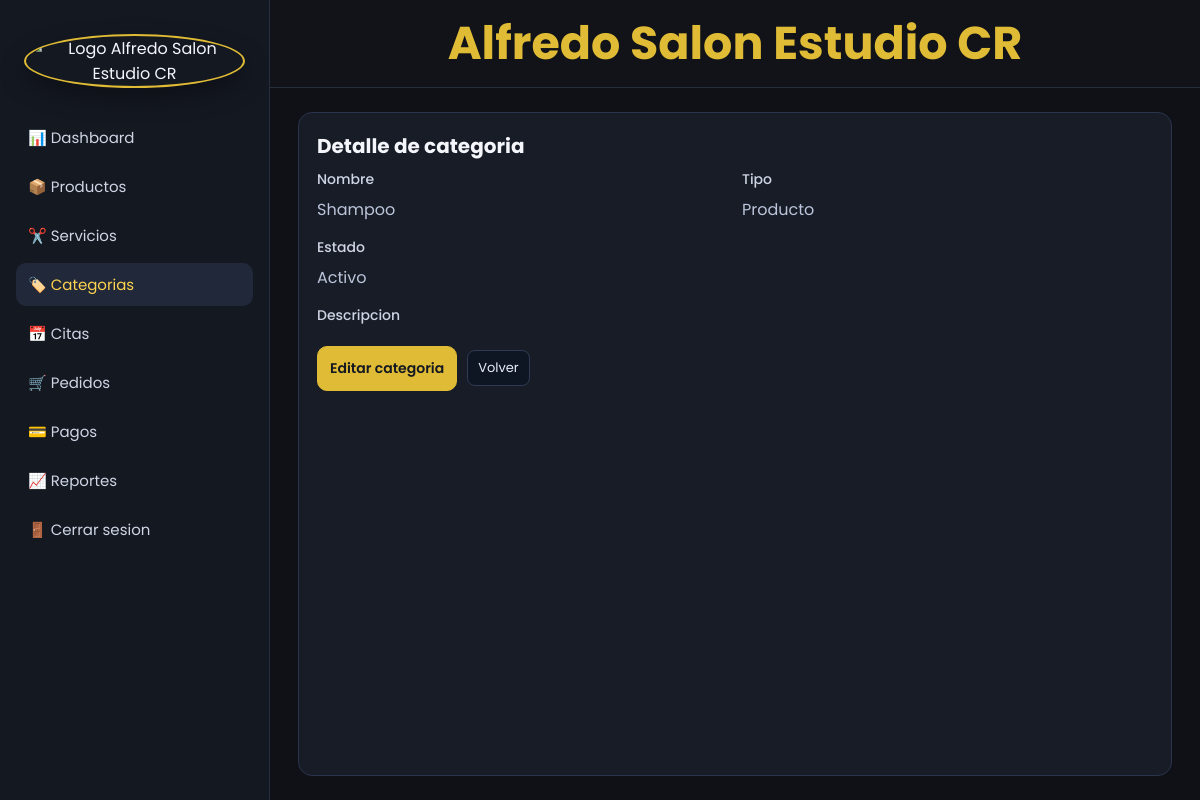
The app's page /Admin/categorias/ver.php?id=1 (signed in) with its own data.
### tables this page shows
CREATE TABLE categorias(
 id_categoria INT AUTO_INCREMENT PRIMARY KEY,
 nombre VARCHAR(100) NOT NULL,
 descripcion TEXT,
 tipo ENUM('Producto','Servicio','Ambos') DEFAULT 'Producto',
 estado ENUM('Activo','Inactivo') DEFAULT 'Activo'
);

### Admin/categorias/_data.php (called while the page is built, shortened)
<?php
function categorias_data_file(): string
{
    return __DIR__ . '/categorias_data.json';
}
function categorias_ensure_columns(PDO $pdo): void
{
    $stmtTipo = $pdo->query("SELECT COUNT(*) AS total FROM information_schema.columns WHERE table_schema = DATABASE() AND table_name = 'categorias' AND column_name = 'tipo'");
    $tieneTipo = (int)(($stmtTipo ? $stmtTipo->fetch() : ['total' => 0])['total'] ?? 0) > 0;
    $stmtEstado = $pdo->query("SELECT COUNT(*) AS total FROM information_schema.columns WHERE table_schema = DATABASE() AND table_name = 'categorias' AND column_name = 'estado'");
    $tieneEstado = (int)(($stmtEstado ? $stmtEstado->fetch() : ['total' => 0])['total'] ?? 0) > 0;
}
function categorias_cargar_desde_db(): array
{
    $pdo = obtenerConexionSalon();
    try {
        categorias_ensure_columns($pdo);
        $stmt = $pdo->query('SELECT id_categoria, nombre, descripcion, tipo, estado FROM categorias ORDER BY id_categoria ASC');
        $filas = $stmt ? $stmt->fetchAll() : [];
        $categorias = [];
        foreach ($filas as $fila) {
            $categorias[] = [
                'id' => (int)($fila['id_categoria'] ?? 0),
                'nombre' => (string)($fila['nombre'] ?? ''),
                'descripcion' => (string)($fila['descripcion'] ?? ''),
                'tipo' => (string)($fila['tipo'] ?? 'Producto'),
                'estado' => (string)($fila['estado'] ?? 'Activo'),
            ];
        }
        return $categorias;
    } catch (Throwable $e) {
        return [];
    }
}
function categorias_cargar(): array
{
    $categorias = categorias_cargar_desde_db();
    if ($categorias) {
        return $categorias;
    }
    $archivo = categorias_data_file();
    $json = json_decode(file_get_contents($archivo) ?: '[]', true);
    return array_values($json);
}
function categorias_buscar_por_id(int $id): ?array
{
    foreach (categorias_cargar() as $categoria) {
        if ((int)($categoria['id'] ?? 0) === $id) {
            return $categoria;
        }
    }
    return null;
}
$categoriasData = categorias_cargar();

### Admin/categorias/ver.php (the view, shortened to what this page needs)
<?php
require_once __DIR__ . '/_data.php';
$id = isset($_GET['id']) ? (int)$_GET['id'] : 0;
$categoria = categorias_buscar_por_id($id);
include(__DIR__ . '/../Includes/header.php');
?>
<div class="admin-layout">
    <?php include(__DIR__ . '/../Includes/sidebar.php'); ?>
    <main class="admin-main">
        <?php include(__DIR__ . '/../Includes/topbar.php'); ?>
        <section class="admin-content">
            <section class="admin-panel">
                <h2>Detalle de categoria</h2>
                <div class="admin-form-grid">
                    <div class="admin-field">
                        <label>Nombre</label>
                        <p><?php echo htmlspecialchars($categoria['nombre'] ?? '', ENT_QUOTES, 'UTF-8'); ?></p>
                    </div>
                    <div class="admin-field">
                        <label>Tipo</label>
                        <p><?php echo htmlspecialchars($categoria['tipo'] ?? '', ENT_QUOTES, 'UTF-8'); ?></p>
                    </div>
                    <div class="admin-field">
                        <label>Estado</label>
                        <p><?php echo htmlspecialchars($categoria['estado'] ?? '', ENT_QUOTES, 'UTF-8'); ?></p>
                    </div>
                    <div class="admin-field" style="grid-column: 1 / -1;">
                        <label>Descripcion</label>
                    </div>
                </div>
                <div class="admin-actions-row" style="margin-top: 14px;">
                    <a href="editar.php?id=<?php echo (int)($categoria['id'] ?? 0); ?>" class="admin-btn">Editar categoria</a>
                    <a href="listar.php" class="admin-action">Volver</a>
                </div>
            </section>
        </section>
    </main>
</div>
<?php include(__DIR__ . '/../Includes/footer.php'); ?>

### Assets/css/admin.css (style rules this page uses)
* { margin: 0; padding: 0; box-sizing: border-box; }
body { font-family: 'Poppins', sans-serif; background: #0f1116; color: #f4f6fb; }
.admin-layout { min-height: 100vh; display: grid; grid-template-columns: 270px 1fr; }
.admin-main { display: grid; grid-template-rows: auto 1fr; min-width: 0; }
.admin-content { padding: 24px 28px; display: grid; gap: 18px; }
.admin-panel { background: #171c27; border: 1px solid #2a344a; border-radius: 14px; padding: 18px; }
.admin-panel h2 { font-size: 20px; margin-bottom: 8px; }
.admin-panel p { color: #bcc5da; line-height: 1.7; }
.admin-btn, .admin-input, .admin-select { border-radius: 10px; border: 1px solid #2f3a54; font-size: 14px; font-family: 'Poppins', sans-serif; padding: 11px 12px; background: #101723; color: #f4f6fb; }
.admin-btn { text-decoration: none; font-weight: 600; background: #e0bb35; border-color: #e0bb35; color: #141821; display: inline-flex; align-items: center; justify-content: center; white-space: nowrap; transition: filter .2s ease; }
.admin-action { text-decoration: none; font-size: 13px; padding: 7px 10px; border-radius: 8px; border: 1px solid #2f3a54; color: #e7ecf8; background: #0f1623; }
.admin-form-grid { display: grid; grid-template-columns: repeat(2, minmax(220px, 1fr)); gap: 14px; }
.admin-field { display: grid; gap: 6px; }
.admin-field label { font-size: 14px; color: #cfd5e5; font-weight: 500; }
.admin-actions-row { display: flex; gap: 10px; align-items: center; }

### records on screen
categorias: nombre "Shampoo", tipo "Producto", estado "Activo"
